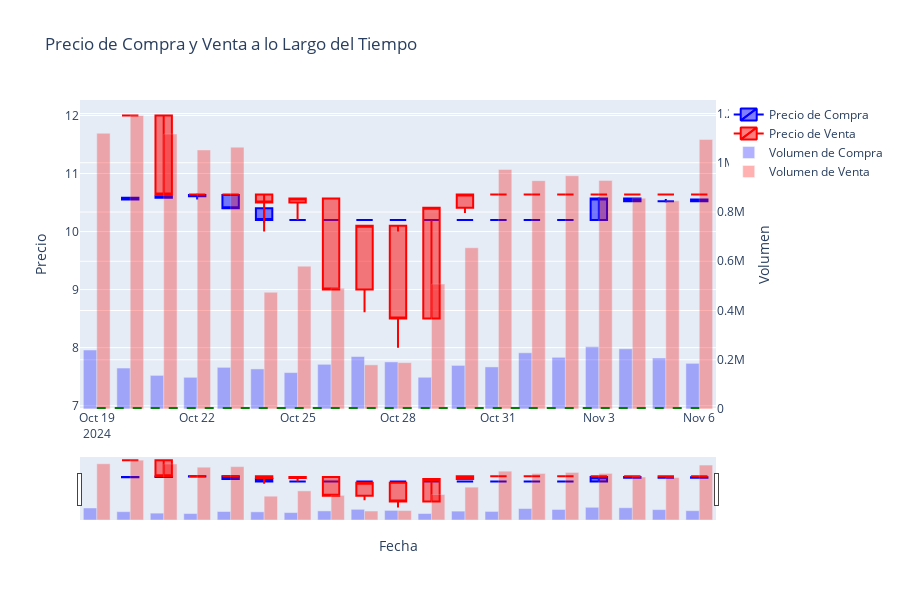

Notebook source saved alongside this figure:
### Markdown cell above
## Row

### Code cell
# Crear el gráfico de velas para precios de compra y venta
fig = go.Figure()

# Añadir el gráfico de velas para compra
fig.add_trace(go.Candlestick(
    x=buy_ohlc_df['timestamp'],
    open=buy_ohlc_df['open'],
    high=buy_ohlc_df['high'],
    low=buy_ohlc_df['low'],
    close=buy_ohlc_df['close'],
    name='Precio de Compra',
    increasing_line_color='blue',
    decreasing_line_color='blue'
))

# Añadir el gráfico de velas para venta
fig.add_trace(go.Candlestick(
    x=sell_ohlc_df['timestamp'],
    open=sell_ohlc_df['open'],
    high=sell_ohlc_df['high'],
    low=sell_ohlc_df['low'],
    close=sell_ohlc_df['close'],
    name='Precio de Venta',
    increasing_line_color='red',
    decreasing_line_color='red'
))

# Añadir el volumen de compra
fig.add_trace(go.Bar(
    x=buy_ohlc_df['timestamp'],
    y=buy_ohlc_df['volume'],
    name='Volumen de Compra',
    marker_color='blue',
    opacity=0.3,
    yaxis='y2'
))

# Añadir el volumen de venta
fig.add_trace(go.Bar(
    x=sell_ohlc_df['timestamp'],
    y=sell_ohlc_df['volume'],
    name='Volumen de Venta',
    marker_color='red',
    opacity=0.3,
    yaxis='y2'
))

# Añadir una línea fija en el valor 6.96
fig.add_shape(
    type="line",
    x0=buy_ohlc_df['timestamp'].min(),
    y0=6.96,
    x1=buy_ohlc_df['timestamp'].max(),
    y1=6.96,
    line=dict(
        color="green",
        width=2,
        dash="dash",
    ),
    name='Línea Fija 6.96'
)

# Configurar etiquetas y título
fig.update_layout(
    title='Precio de Compra y Venta a lo Largo del Tiempo',
    xaxis_title='Fecha',
    yaxis_title='Precio',
    autosize=True,
    height=600,
    yaxis2=dict(
        title='Volumen',
        overlaying='y',
        side='right'
    )
)

# Mostrar el gráfico
iplot(fig)

### Figure 1 — Plotly figure (JSON) as saved in the notebook; plotly's stock layout.template omitted (floating-point values rounded to 4 significant figures)
{"data": [{"close": [10.55, 10.58, 10.61, 10.63, 10.4, 10.2, 10.2, 10.2, 10.2, 10.2, 10.2, 10.2, 10.2, 10.2, 10.2, 10.57, 10.52, 10.52, 10.55], "decreasing": {"line": {"color": "blue"}}, "high": [10.59, 10.58, 10.61, 10.65, 10.64, 10.2, 10.2, 10.2, 10.2, 10.2, 10.2, 10.2, 10.2, 10.2, 10.2, 10.59, 10.58, 10.56, 10.55], "increasing": {"line": {"color": "blue"}}, "low": [10.55, 10.58, 10.58, 10.55, 10.4, 10.15, 10.2, 10.2, 10.2, 10.2, 10.2, 10.2, 10.2, 10.2, 10.2, 10.57, 10.52, 10.5, 10.53], "name": "Precio de Compra", "open": [null, 10.55, 10.58, 10.61, 10.63, 10.4, 10.2, 10.2, 10.2, 10.2, 10.2, 10.2, 10.2, 10.2, 10.2, 10.2, 10.57, 10.52, 10.52], "type": "candlestick", "x": ["2024-10-19", "2024-10-20", "2024-10-21", "2024-10-22", "2024-10-23", "2024-10-24", "2024-10-25", "2024-10-26", "2024-10-27", "2024-10-28", "2024-10-29", "2024-10-30", "2024-10-31", "2024-11-01", "2024-11-02", "2024-11-03", "2024-11-04", "2024-11-05", "2024-11-06"]}, {"close": [12, 12, 10.64, 10.64, 10.64, 10.5, 10.57, 9, 10.1, 8.5, 10.41, 10.64, 10.64, 10.64, 10.64, 10.64, 10.64, 10.64, 10.64], "decreasing": {"line": {"color": "red"}}, "high": [12, 12, 10.64, 10.64, 10.64, 10.5, 10.57, 10.55, 10.1, 10, 10.41, 10.64, 10.64, 10.64, 10.64, 10.64, 10.64, 10.64, 10.64], "increasing": {"line": {"color": "red"}}, "low": [12, 12, 10.64, 10.64, 10.64, 10, 10.2, 9, 8.61, 8, 10.19, 10.32, 10.64, 10.64, 10.64, 10.64, 10.64, 10.64, 10.64], "name": "Precio de Venta", "open": [null, 12, 12, 10.64, 10.64, 10.64, 10.5, 10.57, 9, 10.1, 8.5, 10.41, 10.64, 10.64, 10.64, 10.64, 10.64, 10.64, 10.64], "type": "candlestick", "x": ["2024-10-19", "2024-10-20", "2024-10-21", "2024-10-22", "2024-10-23", "2024-10-24", "2024-10-25", "2024-10-26", "2024-10-27", "2024-10-28", "2024-10-29", "2024-10-30", "2024-10-31", "2024-11-01", "2024-11-02", "2024-11-03", "2024-11-04", "2024-11-05", "2024-11-06"]}, {"marker": {"color": "blue"}, "name": "Volumen de Compra", "opacity": 0.3, "type": "bar", "x": ["2024-10-19", "2024-10-20", "2024-10-21", "2024-10-22", "2024-10-23", "2024-10-24", "2024-10-25", "2024-10-26", "2024-10-27", "2024-10-28", "2024-10-29", "2024-10-30", "2024-10-31", "2024-11-01", "2024-11-02", "2024-11-03", "2024-11-04", "2024-11-05", "2024-11-06"], "y": [239600.0, 166300.0, 136600.0, 128700.0, 169200.0, 162700.0, 147900.0, 181400.0, 213000.0, 191200.0, 128900.0, 177100.0, 170900.0, 228300.0, 209900.0, 253200.0, 244500.0, 207000.0, 185500.0], "yaxis": "y2"}, {"marker": {"color": "red"}, "name": "Volumen de Venta", "opacity": 0.3, "type": "bar", "x": ["2024-10-19", "2024-10-20", "2024-10-21", "2024-10-22", "2024-10-23", "2024-10-24", "2024-10-25", "2024-10-26", "2024-10-27", "2024-10-28", "2024-10-29", "2024-10-30", "2024-10-31", "2024-11-01", "2024-11-02", "2024-11-03", "2024-11-04", "2024-11-05", "2024-11-06"], "y": [1120000.0, 1192000.0, 1117000.0, 1052000.0, 1064000.0, 474100.0, 580300.0, 490800.0, 179300.0, 188300.0, 507500.0, 654800.0, 972800.0, 927500.0, 947600.0, 928500.0, 856200.0, 845500.0, 1095000.0], "yaxis": "y2"}], "layout": {"autosize": true, "height": 600, "shapes": [{"line": {"color": "green", "dash": "dash", "width": 2}, "name": "Línea Fija 6.96", "type": "line", "x0": "2024-10-19", "x1": "2024-11-06", "y0": 6.96, "y1": 6.96}], "title": {"text": "Precio de Compra y Venta a lo Largo del Tiempo"}, "xaxis": {"title": {"text": "Fecha"}}, "yaxis": {"title": {"text": "Precio"}}, "yaxis2": {"overlaying": "y", "side": "right", "title": {"text": "Volumen"}}}}
